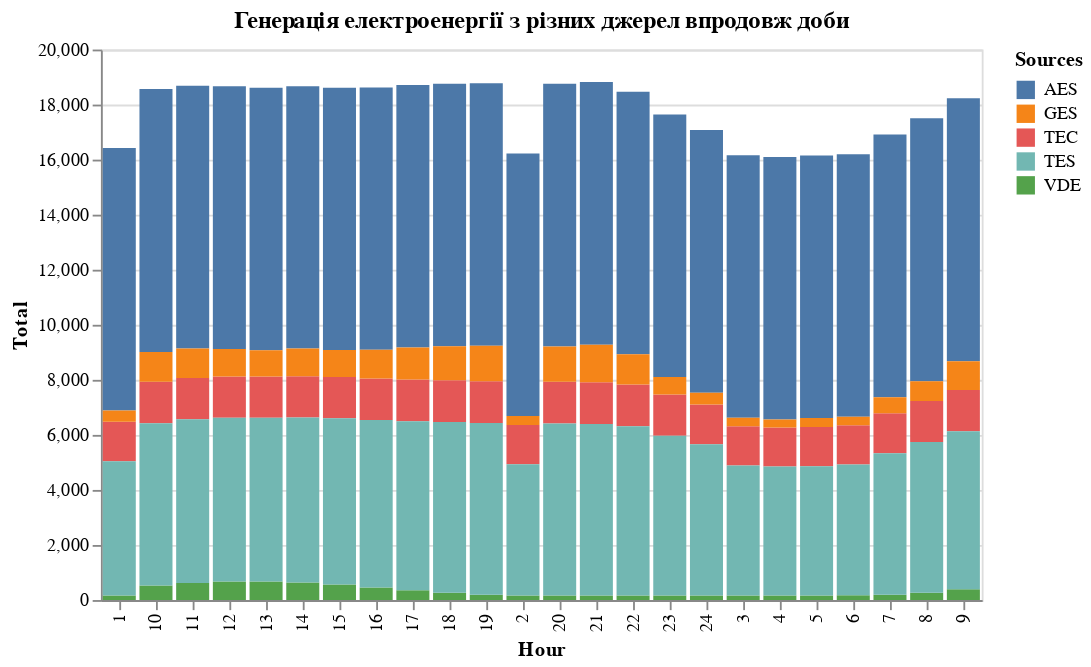

Notebook source saved alongside this figure:
### Code cell
chart3 = alt.Chart(df3_m,title='Генерація електроенергії з різних джерел впродовж доби').mark_bar().encode(
    x = alt.X('Hour:N'),
    y = alt.Y('Total:Q'),
    color = alt.Color('Sources:N'),
    tooltip = alt.Tooltip('Total')
)
chart3

### Figure 1 — Vega-Lite specification as saved in the notebook (floating-point values rounded to 4 significant figures)
{"config": {"view": {"continuousWidth": 400, "continuousHeight": 300}}, "data": {"name": "data-e864a3af196e6daf8c18cbda88492b05"}, "mark": "bar", "encoding": {"color": {"type": "nominal", "field": "Sources"}, "tooltip": {"type": "quantitative", "field": "Total"}, "x": {"type": "nominal", "field": "Hour"}, "y": {"type": "quantitative", "field": "Total"}}, "title": "Генерація електроенергії з різних джерел впродовж доби", "$schema": "https://vega.github.io/schema/vega-lite/v4.8.1.json", "datasets": {"data-e864a3af196e6daf8c18cbda88492b05": [{"Hour": "1", "Sources": "AES", "Total": 9534.0}, {"Hour": "10", "Sources": "AES", "Total": 9548.0}, {"Hour": "11", "Sources": "AES", "Total": 9545.0}, {"Hour": "12", "Sources": "AES", "Total": 9541.0}, {"Hour": "13", "Sources": "AES", "Total": 9535.0}, {"Hour": "14", "Sources": "AES", "Total": 9534.0}, {"Hour": "15", "Sources": "AES", "Total": 9533.0}, {"Hour": "16", "Sources": "AES", "Total": 9532.0}, {"Hour": "17", "Sources": "AES", "Total": 9533.0}, {"Hour": "18", "Sources": "AES", "Total": 9534.0}, {"Hour": "19", "Sources": "AES", "Total": 9537.0}, {"Hour": "2", "Sources": "AES", "Total": 9531.0}, {"Hour": "20", "Sources": "AES", "Total": 9541.0}, {"Hour": "21", "Sources": "AES", "Total": 9542.0}, {"Hour": "22", "Sources": "AES", "Total": 9543.0}, {"Hour": "23", "Sources": "AES", "Total": 9543.0}, {"Hour": "24", "Sources": "AES", "Total": 9540.0}, {"Hour": "3", "Sources": "AES", "Total": 9530.0}, {"Hour": "4", "Sources": "AES", "Total": 9532.0}, {"Hour": "5", "Sources": "AES", "Total": 9535.0}, {"Hour": "6", "Sources": "AES", "Total": 9537.0}, {"Hour": "7", "Sources": "AES", "Total": 9544.0}, {"Hour": "8", "Sources": "AES", "Total": 9550.0}, {"Hour": "9", "Sources": "AES", "Total": 9550.0}, {"Hour": "1", "Sources": "TEC", "Total": 1429.0}, {"Hour": "10", "Sources": "TEC", "Total": 1501.0}, {"Hour": "11", "Sources": "TEC", "Total": 1499.0}, {"Hour": "12", "Sources": "TEC", "Total": 1496.0}, {"Hour": "13", "Sources": "TEC", "Total": 1493.0}, {"Hour": "14", "Sources": "TEC", "Total": 1497.0}, {"Hour": "15", "Sources": "TEC", "Total": 1501.0}, {"Hour": "16", "Sources": "TEC", "Total": 1505.0}, {"Hour": "17", "Sources": "TEC", "Total": 1511.0}, {"Hour": "18", "Sources": "TEC", "Total": 1516.0}, {"Hour": "19", "Sources": "TEC", "Total": 1518.0}, {"Hour": "2", "Sources": "TEC", "Total": 1425.0}, {"Hour": "20", "Sources": "TEC", "Total": 1518.0}, {"Hour": "21", "Sources": "TEC", "Total": 1517.0}, {"Hour": "22", "Sources": "TEC", "Total": 1513.0}, {"Hour": "23", "Sources": "TEC", "Total": 1500.0}, {"Hour": "24", "Sources": "TEC", "Total": 1445.0}, {"Hour": "3", "Sources": "TEC", "Total": 1425.0}, {"Hour": "4", "Sources": "TEC", "Total": 1424.0}, {"Hour": "5", "Sources": "TEC", "Total": 1426.0}, {"Hour": "6", "Sources": "TEC", "Total": 1426.0}, {"Hour": "7", "Sources": "TEC", "Total": 1449.0}, {"Hour": "8", "Sources": "TEC", "Total": 1489.0}, {"Hour": "9", "Sources": "TEC", "Total": 1499.0}, {"Hour": "1", "Sources": "VDE", "Total": 164.0}, {"Hour": "10", "Sources": "VDE", "Total": 530.0}, {"Hour": "11", "Sources": "VDE", "Total": 623.0}, {"Hour": "12", "Sources": "VDE", "Total": 675.0}, {"Hour": "13", "Sources": "VDE", "Total": 676.0}, {"Hour": "14", "Sources": "VDE", "Total": 634.0}, {"Hour": "15", "Sources": "VDE", "Total": 562.0}, {"Hour": "16", "Sources": "VDE", "Total": 459.0}, {"Hour": "17", "Sources": "VDE", "Total": 357.0}, {"Hour": "18", "Sources": "VDE", "Total": 261.0}, {"Hour": "19", "Sources": "VDE", "Total": 196.0}, {"Hour": "2", "Sources": "VDE", "Total": 165.0}, {"Hour": "20", "Sources": "VDE", "Total": 167.0}, {"Hour": "21", "Sources": "VDE", "Total": 163.0}, {"Hour": "22", "Sources": "VDE", "Total": 164.0}, {"Hour": "23", "Sources": "VDE", "Total": 164.0}, {"Hour": "24", "Sources": "VDE", "Total": 165.0}, {"Hour": "3", "Sources": "VDE", "Total": 165.0}, {"Hour": "4", "Sources": "VDE", "Total": 164.0}, {"Hour": "5", "Sources": "VDE", "Total": 165.0}, {"Hour": "6", "Sources": "VDE", "Total": 173.0}, {"Hour": "7", "Sources": "VDE", "Total": 194.0}, {"Hour": "8", "Sources": "VDE", "Total": 266.0}, {"Hour": "9", "Sources": "VDE", "Total": 389.0}, {"Hour": "1", "Sources": "TES", "Total": 4883.0}, {"Hour": "10", "Sources": "TES", "Total": 5897.0}, {"Hour": "11", "Sources": "TES", "Total": 5946.0}, {"Hour": "12", "Sources": "TES", "Total": 5949.0}, {"Hour": "13", "Sources": "TES", "Total": 5949.0}, {"Hour": "14", "Sources": "TES", "Total": 5999.0}, {"Hour": "15", "Sources": "TES", "Total": 6039.0}, {"Hour": "16", "Sources": "TES", "Total": 6081.0}, {"Hour": "17", "Sources": "TES", "Total": 6143.0}, {"Hour": "18", "Sources": "TES", "Total": 6204.0}, {"Hour": "19", "Sources": "TES", "Total": 6233.0}, {"Hour": "2", "Sources": "TES", "Total": 4773.0}, {"Hour": "20", "Sources": "TES", "Total": 6243.0}, {"Hour": "21", "Sources": "TES", "Total": 6237.0}, {"Hour": "22", "Sources": "TES", "Total": 6150.0}, {"Hour": "23", "Sources": "TES", "Total": 5808.0}, {"Hour": "24", "Sources": "TES", "Total": 5495.0}, {"Hour": "3", "Sources": "TES", "Total": 4722.0}, {"Hour": "4", "Sources": "TES", "Total": 4685.0}, {"Hour": "5", "Sources": "TES", "Total": 4698.0}, {"Hour": "6", "Sources": "TES", "Total": 4753.0}, {"Hour": "7", "Sources": "TES", "Total": 5139.0}, {"Hour": "8", "Sources": "TES", "Total": 5477.0}, {"Hour": "9", "Sources": "TES", "Total": 5740.0}, {"Hour": "1", "Sources": "GES", "Total": 414.0}, {"Hour": "10", "Sources": "GES", "Total": 1088.0}, {"Hour": "11", "Sources": "GES", "Total": 1072.0}, {"Hour": "12", "Sources": "GES", "Total": 1003.0}, {"Hour": "13", "Sources": "GES", "Total": 958.0}, {"Hour": "14", "Sources": "GES", "Total": 1007.0}, {"Hour": "15", "Sources": "GES", "Total": 978.0}, {"Hour": "16", "Sources": "GES", "Total": 1048.0}, {"Hour": "17", "Sources": "GES", "Total": 1166.0}, {"Hour": "18", "Sources": "GES", "Total": 1242.0}, {"Hour": "19", "Sources": "GES", "Total": 1292.0}, {"Hour": "2", "Sources": "GES", "Total": 326.0}, {"Hour": "20", "Sources": "GES", "Total": 1284.0}, {"Hour": "21", "Sources": "GES", "Total": 1358.0}, {"Hour": "22", "Sources": "GES", "Total": 1099.0}, {"Hour": "23", "Sources": "GES", "Total": 629.0}, {"Hour": "24", "Sources": "GES", "Total": 428.0}, {"Hour": "3", "Sources": "GES", "Total": 315.0}, {"Hour": "4", "Sources": "GES", "Total": 290.0}, {"Hour": "5", "Sources": "GES", "Total": 323.0}, {"Hour": "6", "Sources": "GES", "Total": 307.0}, {"Hour": "7", "Sources": "GES", "Total": 588.0}, {"Hour": "8", "Sources": "GES", "Total": 720.0}, {"Hour": "9", "Sources": "GES", "Total": 1048.0}]}}
